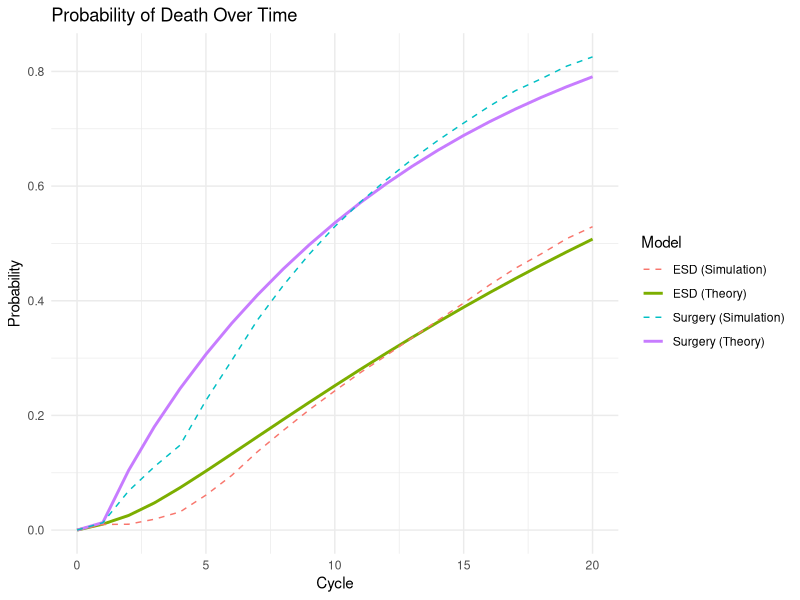

The R source for this figure:
############################################################################################
################# Microsimulation modeling using R: a tutorial #### 2018 ###################
############################################################################################
# This code forms the basis for the microsimulation model of the article: 
#
# Krijkamp EM, Alarid-Escudero F, Enns EA, Jalal HJ, Hunink MGM, Pechlivanoglou P. 
# Microsimulation modeling for health decision sciences using R: A tutorial. 
# Med Decis Making. 2018;38(3):400–22.
#
# Please cite the article when using this code
# 
# See GitHub for more information or code updates
# https://github.com/DARTH-git/Microsimulation-tutorial
#
# To program this tutorial we made use of 
# R: 3.3.0 GUI 1.68 Mavericks build (7202)
# RStudio: Version 1.0.136 2009-2016 RStudio, Inc.

############################################################################################
################# Code of Appendix A #######################################################
############################################################################################
#rm(list = ls())  # remove any variables in R's memory 

##################################### Model input #########################################
# Model input
n.i   <- 10000                 # number of simulated individuals
n.t   <- 20                    # time horizon, 20 cycles
v.n   <- c("H1","H2","S1",     # the model states: PreESD (H1), PreSurgery (H2), Surveillance-ESD (S1),
           "S2","P","D")       # Surveillance-Surgery(S2), Palliative (P), Death(D)
n.s   <- length(v.n)           # the number of health states
v.M_1 <- rep("H1", n.i)        # ESD model: everyone begins in PreESD
v.M_2 <- rep("H2", n.i)        # Surgery model: everyone begins in PreSurgery
d.c   <- d.e <- 0.03           # equal discounting of costs and QALYs by 3%
v.Trt <- c("ESD", "Surgery")   # store the strategy names

# Transition probabilities (per cycle)
p.H1D    <- 0.0104              # short-term mortality rate after ESD
p.H1S1   <- 1 - p.H1D
p.H2D    <- 0.0131             # short-term mortality rate after surgery
p.H2P    <- 0.0886             # probability of clinical failure after ESD
p.H2S2   <- 1 - p.H2P - p.H2D  # probability of staying in surveillance after surgery

p.S1H2 <- rep(0.0249, 9)     # probability of local recurrence after ESD
p.S1P  <- rep(0.0148, 9)     # probability of distant recurrence after ESD
p.S1D  <- c(rep(0.000369, 3), # mortality rate after ESD
            rep(0.0227,   6))
p.S1S1 <- 1 - p.S1H2 - p.S1P - p.S1D  # probability of staying in S1

p.S2P  <- rep(0.0119 + 0.0127, 9)    # local + distant recurrence for surgery
p.S2D  <- c(rep(0.0131, 3),          # mortality rate for surgery
            rep(0.0714, 6))
p.S2S2 <- 1 - p.S2P - p.S2D          # probability of staying in S2

# Transition probabilities for palliative care
p.PD     <- 0.5               # assume patient dies with 50% chance when in palliative care
p.PP     <- 1 - p.PD          # probability of staying in palliative care


# Cost and utility inputs 
c.H1     <- 4000                # cost of ESD
c.H2     <- 4000                # cost of surgery
c.S1     <- 100                 # cost of surveillance-ESD 
c.S2     <- 100                 # cost of surveillance-surgery
c.P      <- 50                  # cost of palliative

u.H1     <- 0.8                 # utility when PreESD 
u.H2     <- 0.8                 # utility when PreSurgery 
u.S1     <- 1                   # utility when surveillance-ESD
u.S2     <- 1                   # utility when surveillance-surgery
u.P      <- 0.5                 # utility when palliative

##################################### Functions ###########################################

# The MicroSim function for the simple microsimulation of the 'Sick-Sicker' model keeps track of what happens to each individual during each cycle. 

MicroSim <- function(v.M, n.i, n.t, v.n, d.c, d.e, TR.out = TRUE, TS.out = TRUE, seed = 1, verbose = TRUE) {
  # Arguments:  
  # v.M:     vector of initial states for individuals 
  # n.i:     number of simulated individuals
  # n.t:     total number of cycles to run the model
  # v.n:     vector of health state names
  # d.c:     discount rate for costs
  # d.e:     discount rate for health outcome (QALYs)
  # TR.out:  should the output include a microsimulation trace? (default is TRUE)
  # TS.out:  should the output include a matrix of transitions between states? (default is TRUE)
  # seed:    starting seed number for random number generator (default is 1)
  # verbose: print detailed simulation progress information (default is TRUE)
  # Makes use of:
  # Probs:   function for the estimation of transition probabilities
  # Costs:   function for the estimation of cost state values
  # Effs:    function for the estimation of state specific health outcomes (QALYs)
  
  v.dwc <- 1 / (1 + d.c) ^ (0:n.t)   # calculate the cost discount weight based on the discount rate d.c 
  v.dwe <- 1 / (1 + d.e) ^ (0:n.t)   # calculate the QALY discount weight based on the discount rate d.e
  
  # create the matrix capturing the state name/costs/health outcomes for all individuals at each time point 
  m.M <- m.C <- m.E <-  matrix(nrow = n.i, ncol = n.t + 1, 
                               dimnames = list(paste("ind", 1:n.i, sep = " "), 
                                               paste("cycle", 0:n.t, sep = " ")))  
  
  # Initialize matrices to track time spent in S1 and S2 states
  m.S1_time <- m.S2_time <- matrix(0, nrow = n.i, ncol = n.t + 1,
                                   dimnames = list(paste("ind", 1:n.i, sep = " "),
                                                  paste("cycle", 0:n.t, sep = " ")))
  
  # Create transition frequency matrix to track how patients move between states
  m.trans_count <- matrix(0, nrow = n.s, ncol = n.s, 
                           dimnames = list(v.n, v.n))
  
  m.M[, 1] <- v.M                     # indicate the initial health state   
  
  # Print initial state distribution if verbose
  if (verbose) {
    cat("\nStarting simulation with", n.i, "individuals over", n.t, "cycles\n")
    cat("Initial state distribution:\n")
    print(table(factor(m.M[, 1], levels = v.n)) / n.i)
    cat("\n")
  }
  
  # Create matrices to track S1 and S2 substate distributions
  if (verbose) {
    s1_substate_tracker <- matrix(0, nrow = n.t+1, ncol = 9)
    s2_substate_tracker <- matrix(0, nrow = n.t+1, ncol = 9)
  }
  
  for (i in 1:n.i) {
    set.seed(seed + i)                  # set the seed for every individual for the random number generator
    m.C[i, 1] <- Costs(m.M[i, 1])  # estimate costs per individual for the initial health state 
    m.E[i, 1] <- Effs (m.M[i, 1])  # estimate QALYs per individual for the initial health state
    
    for (t in 1:n.t) {
      # Print detailed cycle information for the first few individuals if verbose
      if (verbose && i <= 5 && t <= 5) {
        cat("Ind", i, "Cycle", t, ": Current state =", m.M[i, t], 
            "S1 time =", m.S1_time[i, t], "S2 time =", m.S2_time[i, t], "\n")
      }
      
      v.p <- Probs(m.M[i, t], m.S1_time[i, t], m.S2_time[i, t])  # calculate the transition probabilities at cycle t 
      
      # Print transition probabilities for the first few individuals if verbose
      if (verbose && i <= 3 && t <= 3) {
        cat("  Transition probabilities: ")
        for (s in 1:n.s) {
          if (v.p[s] > 0) {
            cat(v.n[s], "=", round(v.p[s], 4), " ")
          }
        }
        cat("\n")
      }
      
      m.M[i, t + 1] <- sample(v.n, prob = v.p, size = 1)  # sample the next health state and store that state in matrix m.M 
      
      # Track transitions between states
      from_state <- match(m.M[i, t], v.n)
      to_state <- match(m.M[i, t + 1], v.n)
      m.trans_count[from_state, to_state] <- m.trans_count[from_state, to_state] + 1
      
      m.C[i, t + 1] <- Costs(m.M[i, t + 1])   # estimate costs per individual during cycle t + 1
      m.E[i, t + 1] <- Effs(m.M[i, t + 1])   # estimate QALYs per individual during cycle t + 1
      
      # Update time counters for surveillance states
      if (m.M[i, t + 1] == "S1") {
        if (m.M[i, t] == "S1") {
          # If staying in S1, increment counter
          m.S1_time[i, t + 1] <- min(m.S1_time[i, t] + 1, 9)  # Cap at 9
        } else {
          # If newly entering S1, initialize counter to 1
          m.S1_time[i, t + 1] <- 1
        }
      }
      
      if (m.M[i, t + 1] == "S2") {
        if (m.M[i, t] == "S2") {
          # If staying in S2, increment counter
          m.S2_time[i, t + 1] <- min(m.S2_time[i, t] + 1, 9)  # Cap at 9
        } else {
          # If newly entering S2, initialize counter to 1
          m.S2_time[i, t + 1] <- 1
        }
      }
      
      # Print state transition for the first few individuals if verbose
      if (verbose && i <= 5 && t <= 5) {
        cat("  Transition:", m.M[i, t], "->", m.M[i, t + 1], "\n")
      }
      
    } # close the loop for the time points 
    
    # Progress indicator
    if(i/100 == round(i/100,0)) {          
      cat('\r', paste(i/n.i * 100, "% done", sep = " "))
    }
    
    # Print detailed information after every 1000 individuals if verbose
    if (verbose && i %% 1000 == 0) {
      cat("\nAfter simulating", i, "individuals:\n")
      
      # Track S1 and S2 substates after each individual
      s1_counts <- numeric(9)
      s2_counts <- numeric(9)
      
      for (s1_idx in 1:9) {
        s1_counts[s1_idx] <- sum(m.M[1:i, n.t + 1] == "S1" & m.S1_time[1:i, n.t + 1] == s1_idx)
      }
      
      for (s2_idx in 1:9) {
        s2_counts[s2_idx] <- sum(m.M[1:i, n.t + 1] == "S2" & m.S2_time[1:i, n.t + 1] == s2_idx)
      }
      
      # Print distribution of final health states
      cat("Current health state distribution at final cycle:\n")
      print(table(factor(m.M[1:i, n.t + 1], levels = v.n)) / i)
      cat("\nS1 substate distribution at final cycle:", s1_counts, "\n")
      cat("S2 substate distribution at final cycle:", s2_counts, "\n")
      
      # Calculate transition probabilities from counts
      cat("\nEmpirical transition matrix (proportion of transitions):\n")
      m.trans_prob <- m.trans_count / rowSums(m.trans_count)
      print(round(m.trans_prob, 4))
      cat("\n")
    }
    
  } # close the loop for the individuals 
  
  tc <- m.C %*% v.dwc       # total (discounted) cost per individual
  te <- m.E %*% v.dwe       # total (discounted) QALYs per individual 
  
  tc_hat <- mean(tc)        # average (discounted) cost 
  te_hat <- mean(te)        # average (discounted) QALYs
  
  if (TS.out == TRUE) {  # create a  matrix of transitions across states
    TS <- paste(m.M, cbind(m.M[, -1], NA), sep = "->") # transitions from one state to the other
    TS <- matrix(TS, nrow = n.i)
    rownames(TS) <- paste("Ind",   1:n.i, sep = " ")   # name the rows 
    colnames(TS) <- paste("Cycle", 0:n.t, sep = " ")   # name the columns 
  } else {
    TS <- NULL
  }
  
  if (TR.out == TRUE) { # create a trace from the individual trajectories
    TR <- t(apply(m.M, 2, function(x) table(factor(x, levels = v.n, ordered = TRUE))))
    TR <- TR / n.i                                       # create a distribution trace
    rownames(TR) <- paste("Cycle", 0:n.t, sep = " ")     # name the rows 
    colnames(TR) <- v.n                                  # name the columns 
  } else {
    TR <- NULL
  }
  
  # Calculate S1 and S2 distributions by substate for final output
  if (verbose) {
    cat("\n\nFINAL SIMULATION RESULTS\n")
    cat("=======================\n\n")
    
    # Calculate distribution of S1 and S2 substates at the final cycle
    s1_substate_dist <- numeric(9)
    s2_substate_dist <- numeric(9)
    
    for (s1_idx in 1:9) {
      s1_substate_dist[s1_idx] <- sum(m.M[, n.t + 1] == "S1" & m.S1_time[, n.t + 1] == s1_idx)
    }
    
    for (s2_idx in 1:9) {
      s2_substate_dist[s2_idx] <- sum(m.M[, n.t + 1] == "S2" & m.S2_time[, n.t + 1] == s2_idx)
    }
    
    # Print final trace
    cat("State trace over time (proportion in each state by cycle):\n")
    print(round(TR, 4))
    
    # Print final state distribution
    cat("\nFinal health state distribution:\n")
    print(table(factor(m.M[, n.t + 1], levels = v.n)) / n.i)
    
    # Print final S1 and S2 substate distributions
    cat("\nFinal S1 substate distribution:", s1_substate_dist, "\n")
    cat("Final S2 substate distribution:", s2_substate_dist, "\n")
    
    # Print transition frequencies
    cat("\nTotal transitions between states:\n")
    print(m.trans_count)
    
    # Print empirical transition probabilities
    cat("\nEmpirical transition matrix (proportion of transitions):\n")
    m.trans_prob <- m.trans_count / rowSums(m.trans_count)
    print(round(m.trans_prob, 4))
  }
  
  # Store additional diagnostic information
  diag <- list(
    trans_count = m.trans_count,
    s1_time = m.S1_time,
    s2_time = m.S2_time
  )
  
  results <- list(m.M = m.M, m.C = m.C, m.E = m.E, tc = tc, te = te, tc_hat = tc_hat, te_hat = te_hat, 
                  TS = TS, TR = TR, diag = diag) # store the results from the simulation in a list  
  return(results)  # return the results
}  # end of the MicroSim function  


#### Probability function
# The Probs function that updates the transition probabilities of every cycle is shown below.

Probs <- function(M_it, S1_time_it = 0, S2_time_it = 0) { 
  # M_it:       health state occupied by individual i at cycle t (character variable)
  # S1_time_it: time spent in S1 state by individual i at cycle t (defaults to 0)
  # S2_time_it: time spent in S2 state by individual i at cycle t (defaults to 0)
  
  v.p.it <- rep(NA, n.s)     # create vector of state transition probabilities
  names(v.p.it) <- v.n       # name the vector
  
  # Get index for time-dependent probabilities (capped at 9)
  S1_idx <- min(max(S1_time_it, 1), 9)  # Ensure index is between 1 and 9
  S2_idx <- min(max(S2_time_it, 1), 9)  # Ensure index is between 1 and 9
  
  # update v.p.it with the appropriate probabilities   
  v.p.it[M_it == "H1"]  <- c(0, 0, p.H1S1, 0, 0, p.H1D)                     # transition probabilities when H1
  v.p.it[M_it == "H2"]  <- c(0, 0, 0, p.H2S2, p.H2P, p.H2D)                 # transition probabilities when H2
  v.p.it[M_it == "S1"]  <- c(0, p.S1H2[S1_idx], p.S1S1[S1_idx], 0, p.S1P[S1_idx], p.S1D[S1_idx])  # transition probabilities when S1
  v.p.it[M_it == "S2"]  <- c(0, 0, 0, p.S2S2[S2_idx], p.S2P[S2_idx], p.S2D[S2_idx])                # transition probabilities when S2
  v.p.it[M_it == "P"]   <- c(0, 0, 0, 0, p.PP, p.PD)                        # transition probabilities when P
  v.p.it[M_it == "D"]   <- c(0, 0, 0, 0, 0, 1)                              # transition probabilities when dead   
  
  # Check if probabilities sum to 1
  if (abs(sum(v.p.it) - 1) > 1e-6) {
    print(paste("Error: Probabilities do not sum to 1 for state", M_it, 
                "S1_time =", S1_time_it, "S2_time =", S2_time_it, 
                "Sum =", sum(v.p.it)))
    return(v.p.it / sum(v.p.it))  # Normalize to make sure they sum to 1
  } else {
    return(v.p.it)
  }
}


### Costs function
# The Costs function estimates the costs at every cycle.

Costs <- function (M_it) {
  # M_it: health state occupied by individual i at cycle t (character variable)
  
  c.it <- 0                                  # by default the cost for everyone is zero 
  c.it[M_it == "H1"]  <- c.H1                # update the cost if H1
  c.it[M_it == "H2"]  <- c.H2                # update the cost if H2
  c.it[M_it == "S1"]  <- c.S1                # update the cost if S2
  c.it[M_it == "S2"]  <- c.S2                # update the cost if S2
  c.it[M_it == "P"]   <- c.P                 # update the cost if P
  return(c.it)        		                   # return the costs
}


### Health outcome function 
# The Effs function to update the utilities at every cycle.

Effs <- function (M_it, cl = 1) {
  # M_it: health state occupied by individual i at cycle t (character variable)
  # cl:   cycle length (default is 1)
  
  u.it <- 0                      # by default the utility for everyone is zero
  u.it[M_it == "H1"]  <- u.H1    # update the utility if H1
  u.it[M_it == "H2"]  <- u.H2    # update the utility if H2
  u.it[M_it == "S1"] <- u.S1     # update the utility if S1
  u.it[M_it == "S2"] <- u.S2     # update the utility if S2
  u.it[M_it == "P"]  <- u.P      # update the utility if P
  QALYs <-  u.it * cl            # calculate the QALYs during cycle t
  return(QALYs)                  # return the QALYs
}


##################################### Run the simulation ##################################
# Run a smaller simulation for debugging/inspection purposes
n.i.debug <- 1000  # Use fewer individuals for debugging

# Run simulation with verbose output
cat("\n\nRunning ESD simulation:\n")
sim_esd_debug <- MicroSim(v.M_1[1:n.i.debug], n.i.debug, n.t, v.n, d.c, d.e, verbose = TRUE)

cat("\n\nRunning Surgery simulation:\n")
sim_surgery_debug <- MicroSim(v.M_2[1:n.i.debug], n.i.debug, n.t, v.n, d.c, d.e, verbose = TRUE)

# Run the full simulations for cost-effectiveness analysis (no verbose output to avoid clutter)
sim_esd <- MicroSim(v.M_1, n.i, n.t, v.n, d.c, d.e, verbose = FALSE)
sim_surgery <- MicroSim(v.M_2, n.i, n.t, v.n, d.c, d.e, verbose = FALSE)

################################# Cost-effectiveness analysis #############################

# store the mean costs (and the MCSE) of each strategy in a new variable v.C (vector costs)
v.C  <- c(sim_esd$tc_hat, sim_surgery $tc_hat) 
se.C <- c(sd(sim_esd$tc), sd(sim_surgery $tc)) / sqrt(n.i)
# store the mean QALYs (and the MCSE) of each strategy in a new variable v.E (vector health outcomes)
v.E  <- c(sim_esd$te_hat, sim_surgery $te_hat)
se.E <- c(sd(sim_esd$te), sd(sim_surgery $te)) / sqrt(n.i)

delta.C <- v.C[2] - v.C[1]                   # calculate incremental costs
delta.E <- v.E[2] - v.E[1]                   # calculate incremental QALYs
se.delta.E <- sd(sim_surgery $te - sim_esd$te) / sqrt(n.i) # Monte Carlo squared error (MCSE) of incremental costs
se.delta.C <- sd(sim_surgery $tc - sim_esd$tc) / sqrt(n.i) # Monte Carlo squared error (MCSE) of incremental QALYs
ICER    <- delta.C / delta.E                 # calculate the ICER
results <- c(delta.C, delta.E, ICER)         # store the values in a new variable

# Create full incremental cost-effectiveness analysis table
table_micro <- data.frame(
  c(round(v.C, 0),  ""),           # costs per arm
  c(round(se.C, 0), ""),           # MCSE for costs
  c(round(v.E, 3),  ""),           # health outcomes per arm
  c(round(se.E, 3), ""),           # MCSE for health outcomes
  c("", round(delta.C, 0),   ""),  # incremental costs
  c("", round(se.delta.C, 0),""),  # MCSE for incremental costs
  c("", round(delta.E, 3),   ""),  # incremental QALYs 
  c("", round(se.delta.E, 3),""),  # MCSE for health outcomes (QALYs) gained
  c("", round(ICER, 0),      "")   # ICER
)
rownames(table_micro) <- c(v.Trt, "* are MCSE values")  # name the rows
colnames(table_micro) <- c("Costs", "*",  "QALYs", "*", "Incremental Costs", "*", "QALYs Gained", "*", "ICER") # name the columns
table_micro  # print the table

##################################### Probability Analysis #################################
# Display the original transition probabilities to verify them
cat("\n--- Surveillance State Transition Probabilities ---\n")

# ESD Surveillance (S1) probabilities 
cat("\nESD Surveillance (S1) transition probabilities:\n")
for (i in 1:9) {
  cat(sprintf("Cycle %d in S1: Stay=%.4f, to H2=%.4f, to P=%.4f, Death=%.4f\n", 
              i, p.S1S1[i], p.S1H2[i], p.S1P[i], p.S1D[i]))
}

# Surgery Surveillance (S2) probabilities
cat("\nSurgery Surveillance (S2) transition probabilities:\n")
for (i in 1:9) {
  cat(sprintf("Cycle %d in S2: Stay=%.4f, to P=%.4f, Death=%.4f\n", 
              i, p.S2S2[i], p.S2P[i], p.S2D[i]))
}

# Calculate expected survival time in each state
calculate_expected_time <- function(prob_stay, max_cycles = 100) {
  expected_time <- 0
  probability_still_in_state <- 1
  
  for (t in 1:max_cycles) {
    if (t <= length(prob_stay)) {
      stay_prob <- prob_stay[t]
    } else {
      stay_prob <- prob_stay[length(prob_stay)]  # Use last value for longer periods
    }
    
    expected_time <- expected_time + probability_still_in_state
    probability_still_in_state <- probability_still_in_state * stay_prob
  }
  
  return(expected_time)
}

expected_time_S1 <- calculate_expected_time(p.S1S1)
expected_time_S2 <- calculate_expected_time(p.S2S2)

cat("\n--- Expected Time in Surveillance States ---\n")
cat(sprintf("Expected time in ESD Surveillance (S1): %.2f cycles\n", expected_time_S1))
cat(sprintf("Expected time in Surgery Surveillance (S2): %.2f cycles\n", expected_time_S2))

# Calculate cumulative mortality probability over 20 cycles
simulate_cumulative_mortality <- function(initial_state, n_cycles = 20) {
  # Setup vectors to track state probabilities
  states <- c("H1", "H2", "S1", "S2", "P", "D")
  state_probs <- matrix(0, nrow = n_cycles + 1, ncol = length(states))
  colnames(state_probs) <- states
  
  # Initialize with 100% in the initial state
  state_probs[1, initial_state] <- 1
  
  # Track time spent in S1 and S2 (simplified version)
  s1_time_distribution <- rep(0, 9)
  s2_time_distribution <- rep(0, 9)
  
  # Simulate cycles
  for (t in 1:n_cycles) {
    new_probs <- rep(0, length(states))
    names(new_probs) <- states
    
    # For each current state, calculate new distribution
    for (s in 1:length(states)) {
      current_state <- states[s]
      current_prob <- state_probs[t, current_state]
      
      if (current_prob > 0) {
        # Different transitions based on state
        if (current_state == "H1") {
          new_probs["H1"] <- new_probs["H1"] + current_prob * 0
          new_probs["H2"] <- new_probs["H2"] + current_prob * 0
          new_probs["S1"] <- new_probs["S1"] + current_prob * p.H1S1
          new_probs["S2"] <- new_probs["S2"] + current_prob * 0
          new_probs["P"] <- new_probs["P"] + current_prob * 0
          new_probs["D"] <- new_probs["D"] + current_prob * p.H1D
        } 
        else if (current_state == "H2") {
          new_probs["H1"] <- new_probs["H1"] + current_prob * 0
          new_probs["H2"] <- new_probs["H2"] + current_prob * 0
          new_probs["S1"] <- new_probs["S1"] + current_prob * 0
          new_probs["S2"] <- new_probs["S2"] + current_prob * p.H2S2
          new_probs["P"] <- new_probs["P"] + current_prob * p.H2P
          new_probs["D"] <- new_probs["D"] + current_prob * p.H2D
        }
        else if (current_state == "S1") {
          # Use average S1 probabilities for simplicity
          avg_S1H2 <- mean(p.S1H2)
          avg_S1P <- mean(p.S1P)
          avg_S1D <- mean(p.S1D)
          avg_S1S1 <- mean(p.S1S1)
          
          new_probs["H1"] <- new_probs["H1"] + current_prob * 0
          new_probs["H2"] <- new_probs["H2"] + current_prob * avg_S1H2
          new_probs["S1"] <- new_probs["S1"] + current_prob * avg_S1S1
          new_probs["S2"] <- new_probs["S2"] + current_prob * 0
          new_probs["P"] <- new_probs["P"] + current_prob * avg_S1P
          new_probs["D"] <- new_probs["D"] + current_prob * avg_S1D
        }
        else if (current_state == "S2") {
          # Use average S2 probabilities for simplicity
          avg_S2P <- mean(p.S2P)
          avg_S2D <- mean(p.S2D)
          avg_S2S2 <- mean(p.S2S2)
          
          new_probs["H1"] <- new_probs["H1"] + current_prob * 0
          new_probs["H2"] <- new_probs["H2"] + current_prob * 0
          new_probs["S1"] <- new_probs["S1"] + current_prob * 0
          new_probs["S2"] <- new_probs["S2"] + current_prob * avg_S2S2
          new_probs["P"] <- new_probs["P"] + current_prob * avg_S2P
          new_probs["D"] <- new_probs["D"] + current_prob * avg_S2D
        }
        else if (current_state == "P") {
          new_probs["H1"] <- new_probs["H1"] + current_prob * 0
          new_probs["H2"] <- new_probs["H2"] + current_prob * 0
          new_probs["S1"] <- new_probs["S1"] + current_prob * 0
          new_probs["S2"] <- new_probs["S2"] + current_prob * 0
          new_probs["P"] <- new_probs["P"] + current_prob * p.PP
          new_probs["D"] <- new_probs["D"] + current_prob * p.PD
        }
        else if (current_state == "D") {
          new_probs["D"] <- new_probs["D"] + current_prob  # Death is absorbing
        }
      }
    }
    
    # Update state probabilities for this cycle
    state_probs[t + 1, ] <- new_probs
  }
  
  return(state_probs)
}

# Simulate theoretical state probabilities over time
cat("\n--- Theoretical State Distribution Over Time ---\n")
esd_model_theory <- simulate_cumulative_mortality("H1")
surgery_model_theory <- simulate_cumulative_mortality("H2")

cat("ESD model theoretical distribution at end of 20 cycles:\n")
print(round(esd_model_theory[n.t + 1, ], 4))

cat("\nSurgery model theoretical distribution at end of 20 cycles:\n")
print(round(surgery_model_theory[n.t + 1, ], 4))

# Compare with actual simulation results
cat("\n--- Comparison with Simulation Results ---\n")
cat("ESD model simulation distribution at end of 20 cycles:\n")
print(round(sim_esd$TR[n.t + 1, ], 4))

cat("\nSurgery model simulation distribution at end of 20 cycles:\n")
print(round(sim_surgery$TR[n.t + 1, ], 4))

# Plot the death probability over time
if (require(ggplot2)) {
  plot_data <- data.frame(
    Cycle = 0:n.t,
    ESD_Theory = esd_model_theory[, "D"],
    Surgery_Theory = surgery_model_theory[, "D"],
    ESD_Simulation = sim_esd$TR[, "D"],
    Surgery_Simulation = sim_surgery$TR[, "D"]
  )
  
  death_plot <- ggplot(plot_data, aes(x = Cycle)) +
    geom_line(aes(y = ESD_Theory, color = "ESD (Theory)"), size = 1) +
    geom_line(aes(y = Surgery_Theory, color = "Surgery (Theory)"), size = 1) +
    geom_line(aes(y = ESD_Simulation, color = "ESD (Simulation)"), linetype = "dashed") +
    geom_line(aes(y = Surgery_Simulation, color = "Surgery (Simulation)"), linetype = "dashed") +
    labs(title = "Probability of Death Over Time",
         x = "Cycle",
         y = "Probability",
         color = "Model") +
    theme_minimal()
  
  print(death_plot)
}

# Calculate average time spent in each surveillance state from simulation
analyze_surveillance_time <- function(sim_result) {
  # Extract the state matrix and time tracking matrices
  m.M <- sim_result$m.M
  m.S1_time <- sim_result$diag$s1_time
  m.S2_time <- sim_result$diag$s2_time
  n.i <- nrow(m.M)
  
  # Calculate for each individual
  total_time_in_S1 <- rep(0, n.i)
  total_time_in_S2 <- rep(0, n.i)
  max_time_in_S1 <- rep(0, n.i)
  max_time_in_S2 <- rep(0, n.i)
  
  for (i in 1:n.i) {
    # Sum all cycles spent in each state
    total_time_in_S1[i] <- sum(m.M[i, ] == "S1")
    total_time_in_S2[i] <- sum(m.M[i, ] == "S2")
    
    # Find max consecutive time
    max_time_in_S1[i] <- max(m.S1_time[i, ])
    max_time_in_S2[i] <- max(m.S2_time[i, ])
  }
  
  # Return summary statistics
  return(list(
    S1_avg_time = mean(total_time_in_S1),
    S1_max_consecutive = mean(max_time_in_S1),
    S2_avg_time = mean(total_time_in_S2),
    S2_max_consecutive = mean(max_time_in_S2)
  ))
}

# Analyze actual surveillance times from simulation results
esd_surveillance_stats <- analyze_surveillance_time(sim_esd)
surgery_surveillance_stats <- analyze_surveillance_time(sim_surgery)

cat("\n--- Average Time in Surveillance States from Simulation ---\n")
cat("ESD model:\n")
cat(sprintf("  Average total time in S1: %.2f cycles\n", esd_surveillance_stats$S1_avg_time))
cat(sprintf("  Average max consecutive time in S1: %.2f cycles\n", esd_surveillance_stats$S1_max_consecutive))

cat("\nSurgery model:\n")
cat(sprintf("  Average total time in S2: %.2f cycles\n", surgery_surveillance_stats$S2_avg_time))
cat(sprintf("  Average max consecutive time in S2: %.2f cycles\n", surgery_surveillance_stats$S2_max_consecutive))